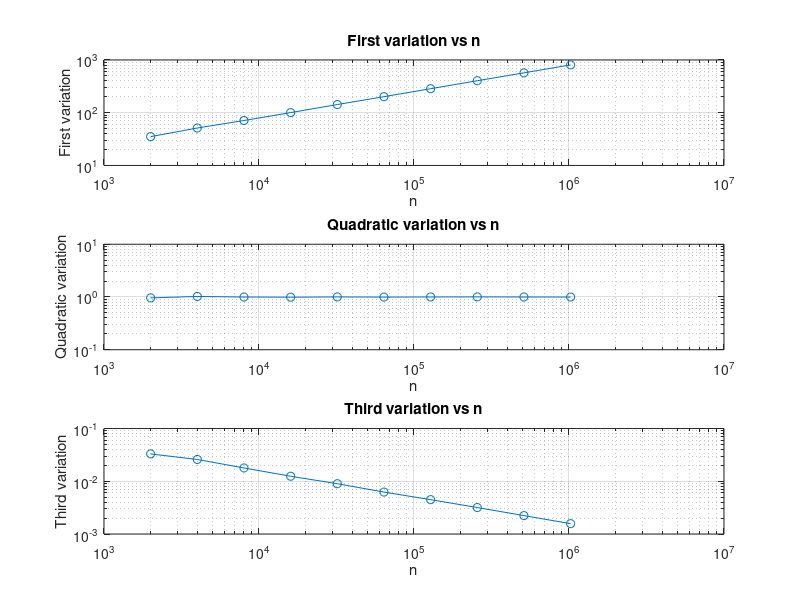

Recreate this plot in MATLAB.
clear; 
clc; 
close all;

%%
% Task 2(a)

clc
clear all
close all

n_values=[2000, 4000, 8000, 16000, 32000, 64000, 128000, 256000, 512000, 1024000];
var=zeros(length(n_values),3);

for i=1:length(n_values)
    n=n_values(i);
    x=linspace(0,1,n+1);
    f=sin(2*pi*x);
    df=diff(f);
    % Compute the variation
    f1=sum(abs(df));
    f2=sum(abs(df.^2));
    f3=sum(abs(df.^3));
    var(i,:)=[f1,f2,f3];
end

% Plotting
subplot(3,1,1) % subplot(row,col,which subplot is active)
loglog(n_values,var(:,1),'o-')
xlabel('n');ylabel('First variation');
title('First variation vs n')
grid on

subplot(3,1,2)
loglog(n_values,var(:,2),'o-')
xlabel('n');ylabel('Second variation')
title('Second variation vs n')
grid on

subplot(3,1,3)
loglog(n_values,var(:,3),'o-')
xlabel('n'); ylabel('Third variation');
title('Third variation vs n')
grid on

% What does it mean by this variation
%--> First varition is unbounded.It is so wiggly and moves back and
% forth so fast the length would be infinite.

%--> Second varition is finite and = to the elapsed time (t).

%--> Third varition is 0. Because the steps in BM are very small, 
% When you add up an infinite number of these nearly zero.

    


%%
% Task 2(b)
clc
clear all
close all

n_values=[2000, 4000, 8000, 16000, 32000, 64000, 128000, 256000, 512000, 1024000];
var=zeros(length(n_values),3);

for i=1:length(n_values)
    n=n_values(i);
    dt=1/n;
    % Construction BM
    w=[0 cumsum(sqrt(dt)*randn(1,n))];
    dw=diff(w);
    f1=sum(abs(dw));
    f2=sum(dw.^2);
    f3=sum(abs(dw.^3));
    var(i,:)=[f1,f2,f3];
end

% plotting
subplot(3,1,1)
loglog(n_values,var(:,1),'o-')
xlabel('n');ylabel('First variation');
title('First variation vs n')
grid on

subplot(3,1,2)
loglog(n_values,var(:,2),'o-')
xlabel('n');ylabel('Quadratic variation')
title('Quadratic variation vs n')
grid on

subplot(3,1,3)
loglog(n_values,var(:,3),'o-')
xlabel('n');ylabel('Third variation');
title('Third variation vs n')
grid on
